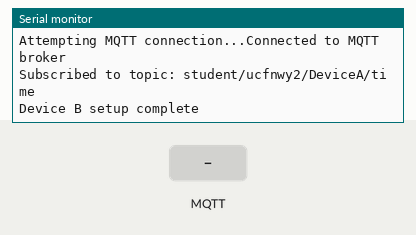
The sketch below on a simulated ESP32. Shown: the last lines printed to the serial monitor. The inputs (shaded band) are chosen by the test bench. WiFi joins after 1.5 s; servers stay silent unless stated; random numbers use the default seed unless the sketch sets one; no MQTT or app messages arrive unless stated.

Above: at 2.7 s.
2.8 s: MQTT message "1" arrives on the first subscribed topic
At 4.0 s:
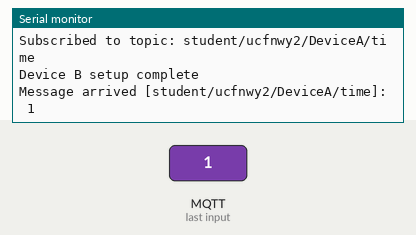
4.3 s: MQTT message "on" arrives on the first subscribed topic
At 5.2 s:
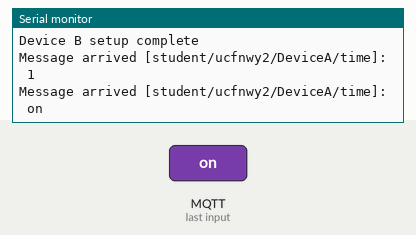
5.8 s: MQTT message "off" arrives on the first subscribed topic
At 6.4 s:
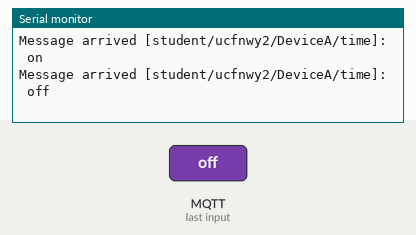

The sketch:

test_subsribe_MQTT_B.ino
```cpp
#include <WiFi.h>
#include <PubSubClient.h>

// ================================
// WiFi 和 MQTT 配置
// ================================
const char* ssid          = "CE-Hub-Student";          // WiFi SSID
const char* password      = "casa-ce-gagarin-public-service"; // WiFi 密码
const char* mqtt_username = "student";                // MQTT 用户名
const char* mqtt_password = "ce2021-mqtt-forget-whale"; // MQTT 密码
const char* mqtt_server   = "mqtt.cetools.org";       // MQTT Broker 地址
const int   mqtt_port     = 1884;                     // MQTT Broker 端口

// 定义 MQTT 主题
const char* mqtt_topic_A = "student/ucfnwy2/DeviceA/time"; // 订阅 Device A 的主题

WiFiClient espClient;
PubSubClient client(espClient);

// ================================
// 初始化函数
// ================================
void setup() {
  Serial.begin(115200);

  // 连接 WiFi
  connectToWiFi();

  // 设置 MQTT Broker 和回调函数
  client.setServer(mqtt_server, mqtt_port);
  client.setCallback(callback);

  // 连接 MQTT
  reconnectMQTT();

  Serial.println("Device B setup complete");
}

void loop() {
  // 检查 MQTT 连接
  if (!client.connected()) {
    reconnectMQTT();
  }

  // 保持 MQTT 客户端的后台任务
  client.loop();
}

// ================================
// MQTT 回调函数
// ================================
void callback(char* topic, byte* payload, unsigned int length) {
  // 当接收到订阅主题的消息时，通过串口打印出来
  Serial.print("Message arrived [");
  Serial.print(topic);
  Serial.print("]: ");

  // 将 payload 转换为字符串
  char message[length + 1];
  for (unsigned int i = 0; i < length; i++) {
    message[i] = (char)payload[i];
  }
  message[length] = '\0';  // 添加字符串结束符

  // 打印接收到的消息
  Serial.println(message);

  // 解析并打印阅读时间
  if (strcmp(topic, mqtt_topic_A) == 0) {
    // 假设消息格式为 {"time": "XX seconds"}
    char* time_start = strstr(message, "\"time\": \"");
    if (time_start != NULL) {
      time_start += 9;  // 移动到时间值的起始位置
      char* time_end = strchr(time_start, '\"');
      if (time_end != NULL) {
        *time_end = '\0';  // 结束字符串
        Serial.print("Reading time from Device A: ");
        Serial.println(time_start);
      }
    }
  }
}

// ================================
// WiFi 和 MQTT 连接函数
// ================================
void connectToWiFi() {
  Serial.print("Connecting to WiFi network: ");
  Serial.println(ssid);
  WiFi.begin(ssid, password);
  while (WiFi.status() != WL_CONNECTED) {
    delay(500);
    Serial.print(".");
  }
  Serial.println("");
  Serial.println("WiFi connected.");
  Serial.print("IP address: ");
  Serial.println(WiFi.localIP());
}

void reconnectMQTT() {
  if (WiFi.status() != WL_CONNECTED) {
    connectToWiFi();
  }
  while (!client.connected()) {
    Serial.print("Attempting MQTT connection...");
    String clientId = "DeviceB_ESP32_";
    clientId += String(random(0xffff), HEX);
    if (client.connect(clientId.c_str(), mqtt_username, mqtt_password)) {
      Serial.println("Connected to MQTT broker");
      // 订阅 Device A 的主题
      if (client.subscribe(mqtt_topic_A)) {
        Serial.print("Subscribed to topic: ");
        Serial.println(mqtt_topic_A);
      } else {
        Serial.print("Failed to subscribe to topic: ");
        Serial.println(mqtt_topic_A);
      }
    } else {
      Serial.print("Failed, rc=");
      Serial.print(client.state());
      Serial.println(" - trying again in 5 seconds");
      delay(5000);
    }
  }
}
```

Measured:
- after the input at 2.8 s, the serial monitor: prints a new line at once (image 1)
- after the input at 4.3 s, the serial monitor: prints a new line at once (image 2)
- after the input at 5.8 s, the serial monitor: prints a new line at once (image 3)
